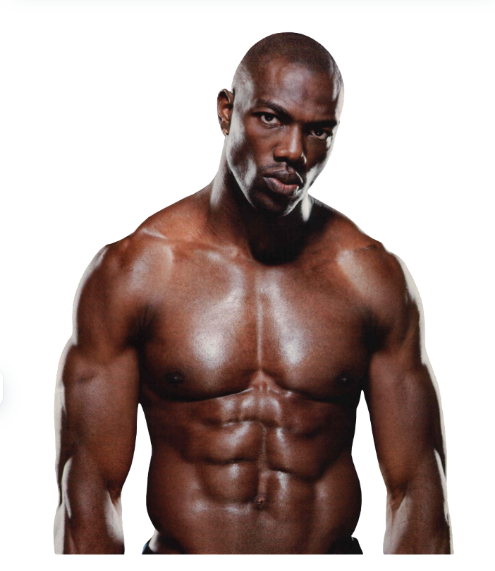
#> input picture images/photo5.png, 495 x 571 px
$ python CV_lesson4.py
#> lines starting #> are read from the running program, lines starting #| are printed output that depends on the picture; after the words box and inside, x2 and y2 are one past the last pixel; in counts of white or black regions, pixels touching at a corner belong together
import cv2
import numpy as np

img = cv2.imread('images/photo5.png')
#> img is the input picture: shape (571, 495, 3); mean B, G, R 160.9, 164.7, 180.5
scale = 1
img = cv2.resize(img, (img.shape[1] // scale, img.shape[0] // scale))
print(img.shape)
#| (571, 495, 3)

img_copy_color = img.copy()
img_copy = img.copy()
img_copy = cv2.cvtColor(img_copy, cv2.COLOR_BGR2GRAY)
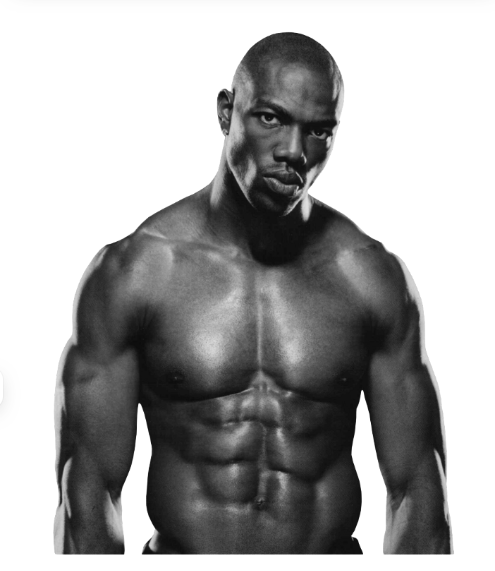
#> img_copy: shape (571, 495); min 11, max 255, mean 169
img_copy = cv2.GaussianBlur(img_copy, (5, 5), 0)
#Тримає тільки непарні числа
img_copy = cv2.equalizeHist(img_copy)
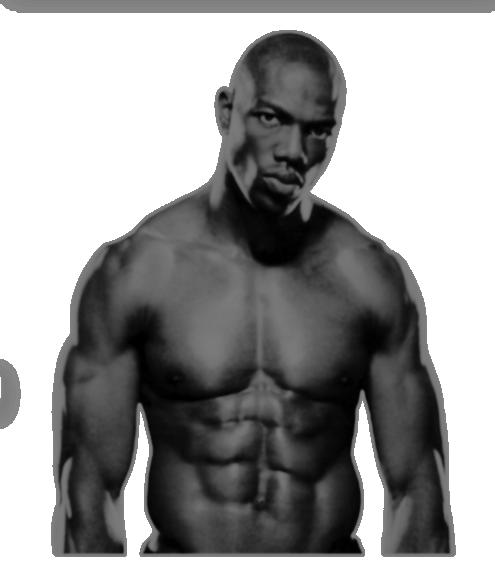
#> img_copy: shape (571, 495); min 0, max 255, mean 156.4
#Посиленням контрасту
img_copy = cv2.Canny(img_copy, 75, 120)
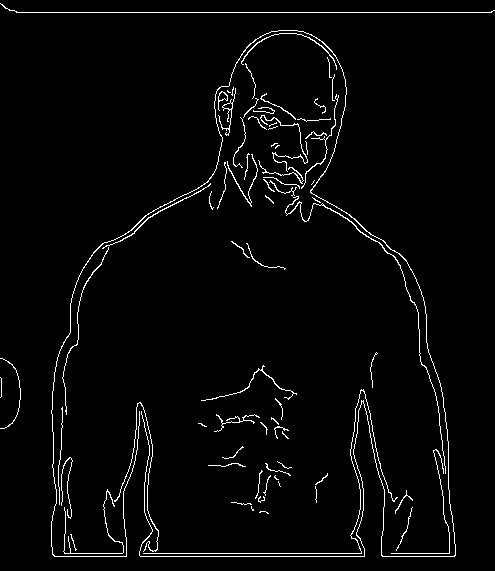
#> img_copy: shape (571, 495); 2.8% white in thin lines or dots
#Пошук контурів
contours, hierarchy = cv2.findContours(img_copy, cv2.RETR_EXTERNAL, cv2.CHAIN_APPROX_SIMPLE)
#> contours = 75 contours, 60 with area under 20; largest, box (x1, y1, x2, y2) and area: (51, 30, 456, 557) 153, (285, 196, 446, 474) 86, (218, 91, 228, 111) 64, (218, 88, 236, 136) 60, (102, 183, 211, 249) 52
#RETR_EXTERNAL - режим отпримання контурів, знаходить крайній контур, якщо об'єкт має дірку, то вона буде ігноруватися
#Апроксимаціця - процес наближеного вираження одних величин через інші
#Малювання контурів, прямокутників та тексту

for cnt in contours:
    area = cv2.contourArea(cnt)
    if area > 100:
        x, y, w, h = cv2.boundingRect(cnt)
        cv2.drawContours(img_copy_color, [cnt], -1, (0, 255, 0), 2)
        cv2.rectangle(img_copy_color, (x, y), (x + w, y + h), (0, 255, 0), 2)
        text_y = y - 5 if y -5 > 10 else y + 15
        text = f'x: {x} y: {y}, S:{int(area)}'
        cv2.putText(img_copy_color, text, (x, text_y), cv2.FONT_HERSHEY_SIMPLEX, 0.5, (0, 0, 255), 2)
#> this loop made 75 passes
#> (area, x, y, w, h, text_y, text) on pass 74: (153, 51, 30, 405, 527, 25, 'x: 51 y: 30, S:153')
#> area on passes 26, 28, 32, 35, 39, 42: 20.5, 26.5, 40.5, 28, 85.5, 51.5
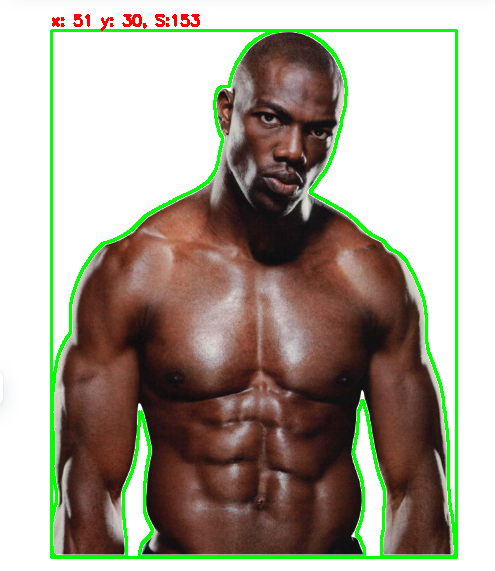
#> img_copy_color: shape (571, 495, 3); 4.53% of pixels changed, all inside (x1, y1, x2, y2) = (50, 14, 458, 559)


#boundingRect створюєє найменший прямокутник, який містить у собі контур


cv2.imshow("Edges and coordinates", img)
cv2.imshow("Copy border", img_copy)
cv2.imshow("Canny edges", img_copy_color)
cv2.waitKey(0)
cv2.destroyAllWindows()

$ run again, with images/coolguys.png copied over images/photo5.png
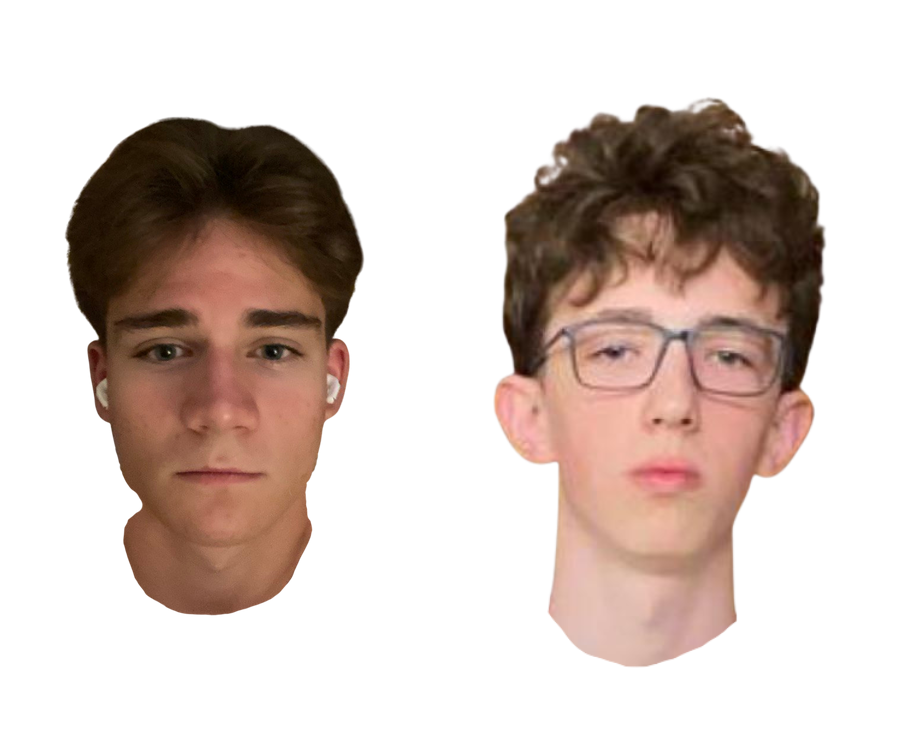
#> input picture images/coolguys.png, 897 x 729 px
#> img is the input picture: shape (729, 897, 3); mean B, G, R 190.3, 196.9, 211.7
#| (729, 897, 3)
#> `img_copy = cv2.Canny(img_copy, 75, 120)`:
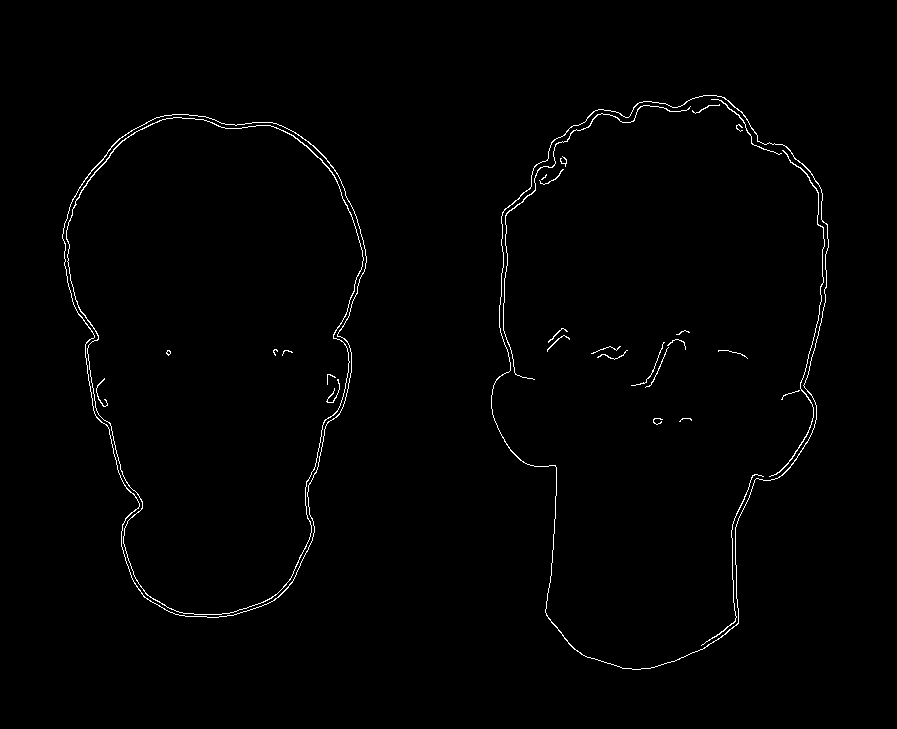
#> img_copy: shape (729, 897); 0.99% white in thin lines or dots, all inside (x1, y1, x2, y2) = (62, 95, 829, 670)
#> contours = 2 contours; box (x1, y1, x2, y2) and area: (491, 95, 829, 670) 141522, (62, 114, 367, 618) 112792
#> the loop `for cnt in contours:` made 2 passes
#> (area, x, y, w, h, text_y, text) on passes 1 to 2: (112792, 62, 114, 305, 504, 109, 'x: 62 y: 114, S:112792'), (141521.5, 491, 95, 338, 575, 90, 'x: 491 y: 95, S:141521')
#> after the loop `for cnt in contours:`:
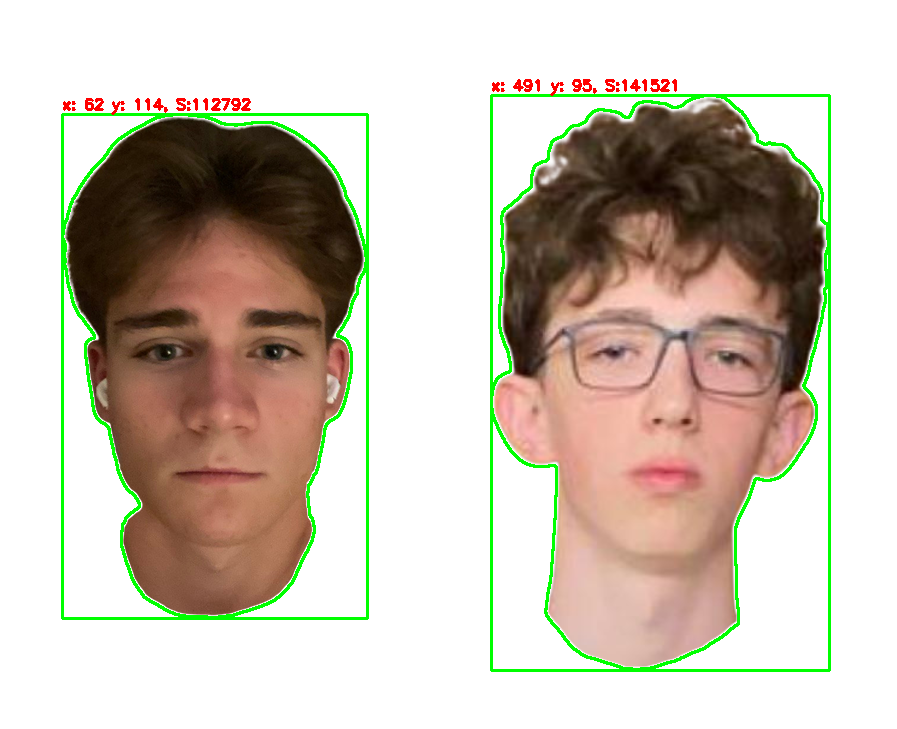
#> img_copy_color: shape (729, 897, 3); 3.36% of pixels changed, all inside (x1, y1, x2, y2) = (61, 79, 831, 672)

$ run again, with images/image(1).png copied over images/photo5.png
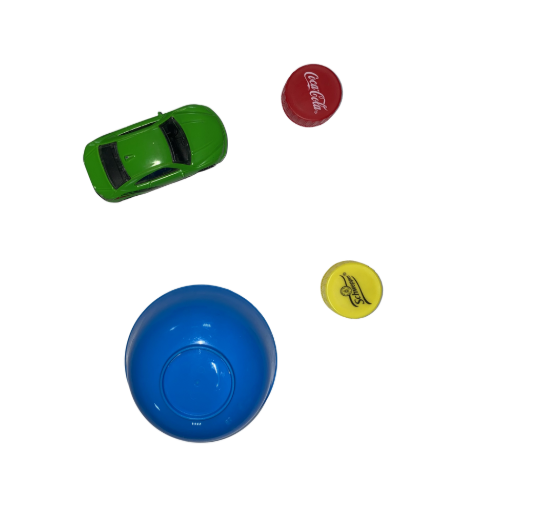
#> input picture images/image(1).png, 536 x 507 px
#> img is the input picture: shape (507, 536, 3); mean B, G, R 236, 234.3, 228.6
#| (507, 536, 3)
#> `img_copy = cv2.Canny(img_copy, 75, 120)`:
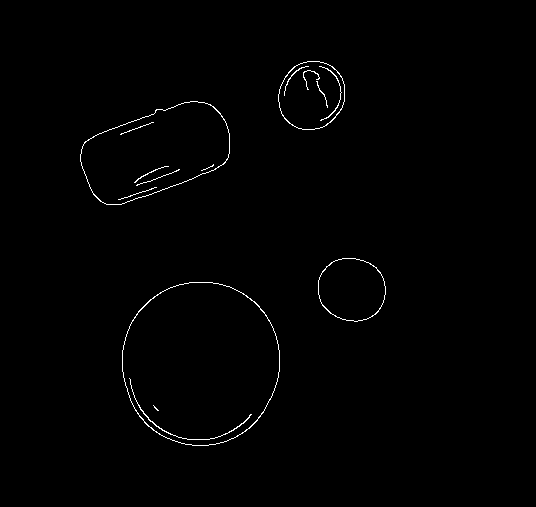
#> img_copy: shape (507, 536); 0.72% white in thin lines or dots, all inside (x1, y1, x2, y2) = (80, 61, 386, 446)
#> contours = 4 contours; box (x1, y1, x2, y2) and area: (122, 282, 280, 446) 20326, (80, 101, 230, 205) 10348, (278, 61, 345, 130) 3575, (318, 258, 386, 322) 3362
#> the loop `for cnt in contours:` made 4 passes
#> (area, x, y, w, h, text_y, text) on passes 1 to 4: (20326.5, 122, 282, 158, 164, 277, 'x: 122 y: 282, S:20326'), (3361.5, 318, 258, 68, 64, 253, 'x: 318 y: 258, S:3361'), (10347.5, 80, 101, 150, 104, 96, 'x: 80 y: 101, S:10347'), (3575, 278, 61, 67, 69, 56, 'x: 278 y: 61, S:3575')
#> after the loop `for cnt in contours:`:
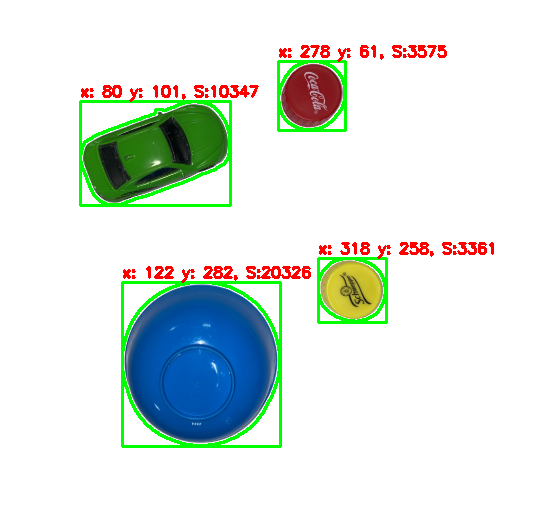
#> img_copy_color: shape (507, 536, 3); 4.73% of pixels changed, all inside (x1, y1, x2, y2) = (79, 45, 494, 448)
